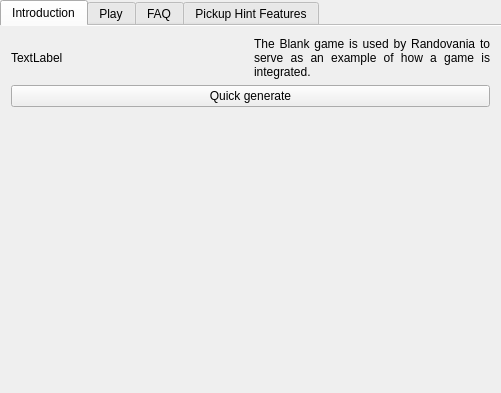
<?xml version="1.0" encoding="UTF-8"?>
<ui version="4.0">
 <class>MPOGameTabWidget</class>
 <widget class="QTabWidget" name="BlankGameTabWidget">
  <property name="geometry">
   <rect>
    <x>0</x>
    <y>0</y>
    <width>501</width>
    <height>393</height>
   </rect>
  </property>
  <property name="currentIndex">
   <number>0</number>
  </property>
  <property name="documentMode">
   <bool>true</bool>
  </property>
  <widget class="QWidget" name="tab_intro">
   <attribute name="title">
    <string>Introduction</string>
   </attribute>
   <layout class="QVBoxLayout" name="intro_layout">
    <item>
     <layout class="QHBoxLayout" name="intro_cover_layout">
      <item>
       <widget class="QLabel" name="game_cover_label">
        <property name="text">
         <string>TextLabel</string>
        </property>
       </widget>
      </item>
      <item>
       <widget class="QLabel" name="intro_label">
        <property name="text">
         <string>&lt;html&gt;&lt;head/&gt;&lt;body&gt;&lt;p align=&quot;justify&quot;&gt;The Blank game is used by Randovania to serve as an example of how a game is integrated.&lt;/p&gt;&lt;/body&gt;&lt;/html&gt;</string>
        </property>
        <property name="wordWrap">
         <bool>true</bool>
        </property>
       </widget>
      </item>
     </layout>
    </item>
    <item>
     <widget class="QPushButton" name="quick_generate_button">
      <property name="text">
       <string>Quick generate</string>
      </property>
     </widget>
    </item>
    <item>
     <spacer name="intro_spacer">
      <property name="orientation">
       <enum>Qt::Vertical</enum>
      </property>
      <property name="sizeHint" stdset="0">
       <size>
        <width>20</width>
        <height>40</height>
       </size>
      </property>
     </spacer>
    </item>
   </layout>
  </widget>
  <widget class="GenerateGameWidget" name="tab_generate_game">
   <attribute name="title">
    <string>Play</string>
   </attribute>
  </widget>
  <widget class="QWidget" name="faq_tab">
   <attribute name="title">
    <string>FAQ</string>
   </attribute>
   <layout class="QGridLayout" name="faq_layout">
    <property name="leftMargin">
     <number>0</number>
    </property>
    <property name="topMargin">
     <number>0</number>
    </property>
    <property name="rightMargin">
     <number>0</number>
    </property>
    <property name="bottomMargin">
     <number>0</number>
    </property>
    <item row="0" column="0">
     <widget class="QScrollArea" name="faq_scroll_area">
      <property name="widgetResizable">
       <bool>true</bool>
      </property>
      <widget class="QWidget" name="faq_scroll_area_contents">
       <property name="geometry">
        <rect>
         <x>0</x>
         <y>0</y>
         <width>499</width>
         <height>363</height>
        </rect>
       </property>
       <layout class="QGridLayout" name="faq_scroll_layout">
        <item row="0" column="0">
         <widget class="QLabel" name="faq_label">
          <property name="text">
           <string># updated from code</string>
          </property>
          <property name="alignment">
           <set>Qt::AlignLeading|Qt::AlignLeft|Qt::AlignTop</set>
          </property>
          <property name="wordWrap">
           <bool>true</bool>
          </property>
         </widget>
        </item>
       </layout>
      </widget>
     </widget>
    </item>
   </layout>
  </widget>
  <widget class="PickupHintFeatureTab" name="pickup_hint_features_tab">
   <attribute name="title">
    <string>Pickup Hint Features</string>
   </attribute>
  </widget>
 </widget>
 <layoutdefault spacing="6" margin="11"/>
 <customwidgets>
  <customwidget>
   <class>GenerateGameWidget</class>
   <extends>QWidget</extends>
   <header location="global">randovania/gui/widgets/generate_game_widget.h</header>
   <container>1</container>
  </customwidget>
  <customwidget>
   <class>PickupHintFeatureTab</class>
   <extends>QWidget</extends>
   <header location="global">randovania.gui.widgets.hint_feature_tab</header>
   <container>1</container>
  </customwidget>
 </customwidgets>
 <resources/>
 <connections/>
</ui>
